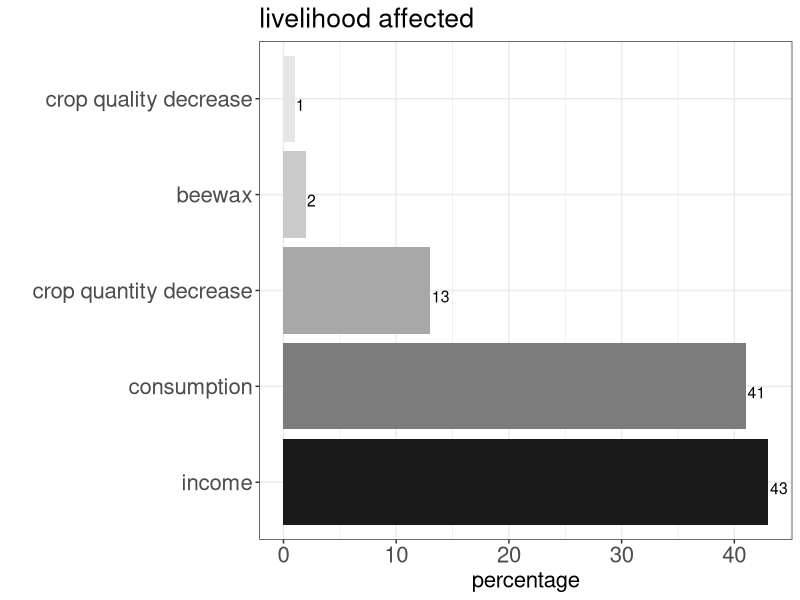
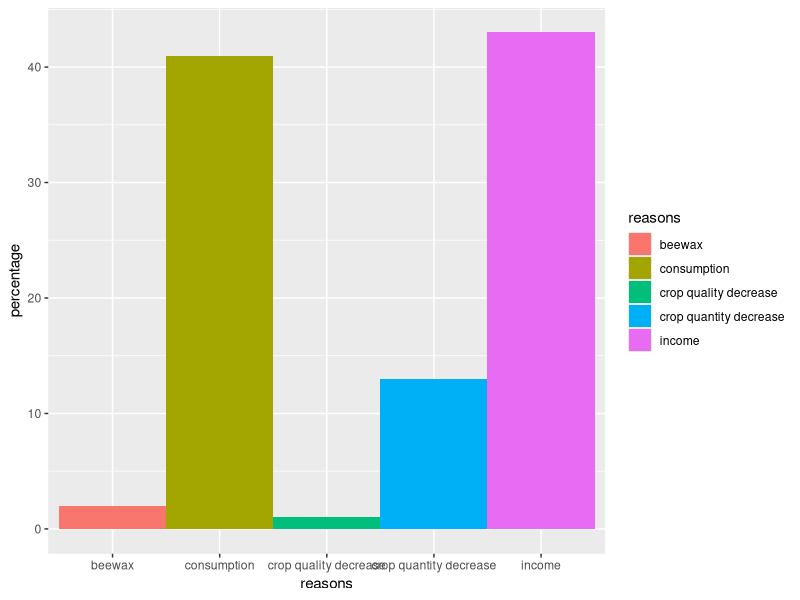
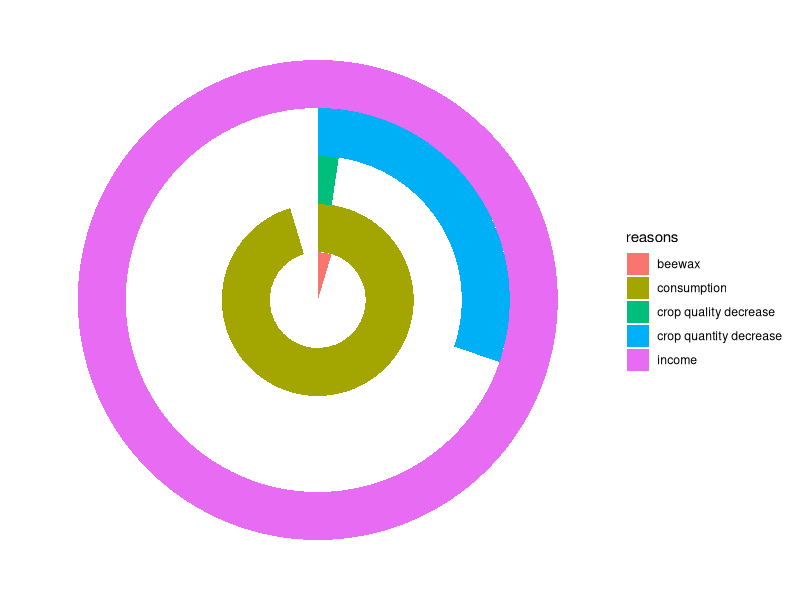
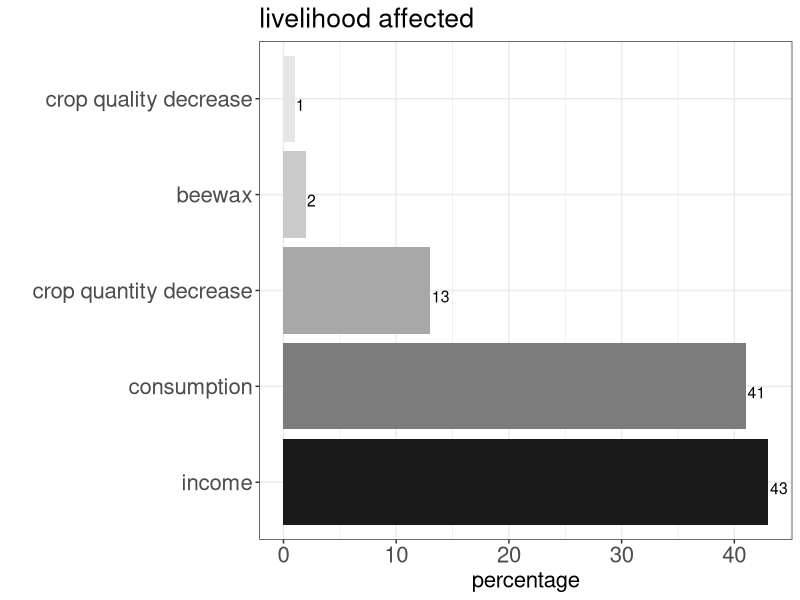
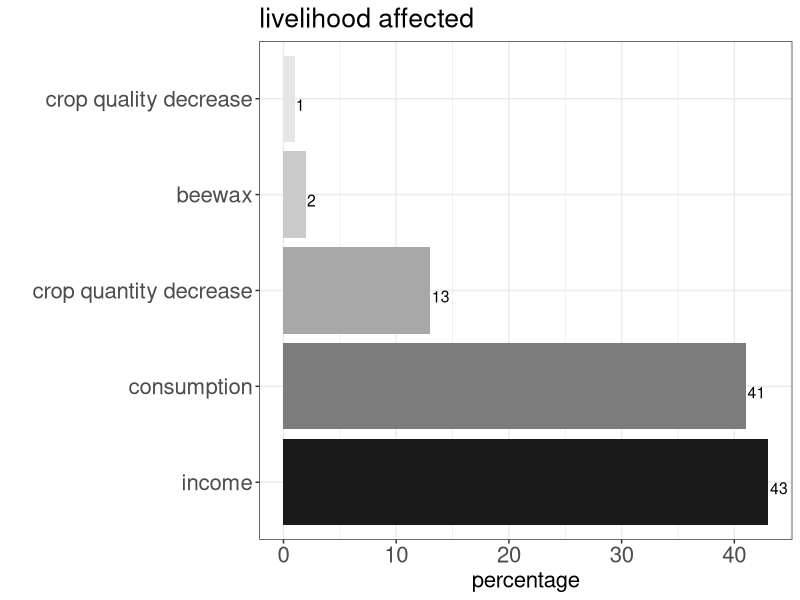

Recreate these plots in R, in order. (Note: this script raises an error after producing the figures.)
#load 
library(tidyverse)

#livlihood change
ld<-read.csv("data/livelihood_change.csv", sep=";",check.names=FALSE)

perc.ld<-ld %>% select(livelihood_affected) %>% count(livelihood_affected) %>% mutate(freq = n / sum(n)*100)
  
ld_causes_perc<-round(apply(ld[,c(4:9)], 2, sum, na.rm=T)/116*100)
#barplot(ld2)

ld2<-ld[,c(4:9)]

causes_counts<-ld2 %>% summarise(across(where(is.numeric), ~ sum(.x, na.rm = TRUE))) 


names(causes_counts)<-c("income", "consumption", "beewax", "crop quality decrease", "crop quantity decrease")
reasons<-c("income", "consumption", "beewax", "crop quality decrease", "crop quantity decrease")
percentage<-round((causes_counts/sum(causes_counts))*100)
percentage$`crop quantity decrease` <-percentage$`crop quantity decrease`+1
sum(percentage)
#sum(ld$not_affected_other_income, na.rm=T)

causes2<-rbind(causes_counts, as.vector(percentage))
causes2<-as.data.frame(t(causes2))
colnames(causes2)<-c("number", "percentage")
causes2$reasons<-colnames(causes_counts)
#change order
causes2 <- causes2[order(as.numeric(causes2$percentage),decreasing=TRUE),] #order rows

#barplot 
ggplot(causes2, aes(x=fct_inorder(reasons), y=as.numeric(percentage))) + 
  geom_bar(aes(fill = fct_inorder(reasons)), position="dodge", stat = "identity")+
  scale_fill_grey(start = 0.1, end = .9)+
  theme_bw()+ coord_flip()+
  geom_text(aes(label=percentage), vjust= 1, hjust = -0.1, size=4)+
  theme(text = element_text(size = 16))+
  ylab("percentage")+ xlab("")+ ggtitle("livelihood affected")+
  theme(legend.position = "none")+
  theme(axis.text.y = element_text(size = 16),
        axis.title = element_text(size = 16),
        axis.text.x = element_text(size = 16))

#piechart

bp<- ggplot(causes2, aes(x=reasons, y=percentage, fill=reasons))+
  geom_bar(width = 1, stat = "identity")
bp

  bp+ coord_polar("y", start=0)+ theme_void()

ggplot(causes2, aes(x=fct_inorder(reasons), y=as.numeric(percentage))) + 
  geom_bar(aes(fill = fct_inorder(reasons)), position="dodge", stat = "identity")+
  scale_fill_grey(start = 0.1, end = .9)+
  theme_bw()+ coord_flip()+
  
  geom_text(aes(label=percentage), vjust= 1, hjust = -0.1, size=4)+
  theme(text = element_text(size = 16))+
  ylab("percentage")+ xlab("")+ ggtitle("livelihood affected")+
  theme(legend.position = "none")+
  theme(axis.text.y = element_text(size = 16),
        axis.title = element_text(size = 16),
        axis.text.x = element_text(size = 16))

ggsave(paste0(dirF, "livelihood_affected_pie_chart.png"),width=8, height = 10, units="in", dpi=600 ) 


pie_colors <- c("palegreen2","orangered2","orchid3",
                "palevioletred3","paleturquoise")

ggplot(causes2, aes("", percentage, fill = reasons)) +
  geom_bar(width = 1, size = 1, color = "white", 
           stat = "identity") +
  coord_polar("y") +
  geom_text(aes(label = paste0(percentage, "%")), 
            position = position_stack(vjust = 0.5)) +
  labs(x = NULL, y = NULL, fill = NULL, 
       title = "Livlihood affected") +
  guides(fill = guide_legend(reverse = TRUE)) +
  scale_fill_manual(values = pie_colors) +
  theme_classic() +
  theme(axis.line = element_blank(),
        axis.text = element_blank(),
        axis.ticks = element_blank(),
        plot.title = element_text(hjust = 0.5, 
                                  color = "black"))
